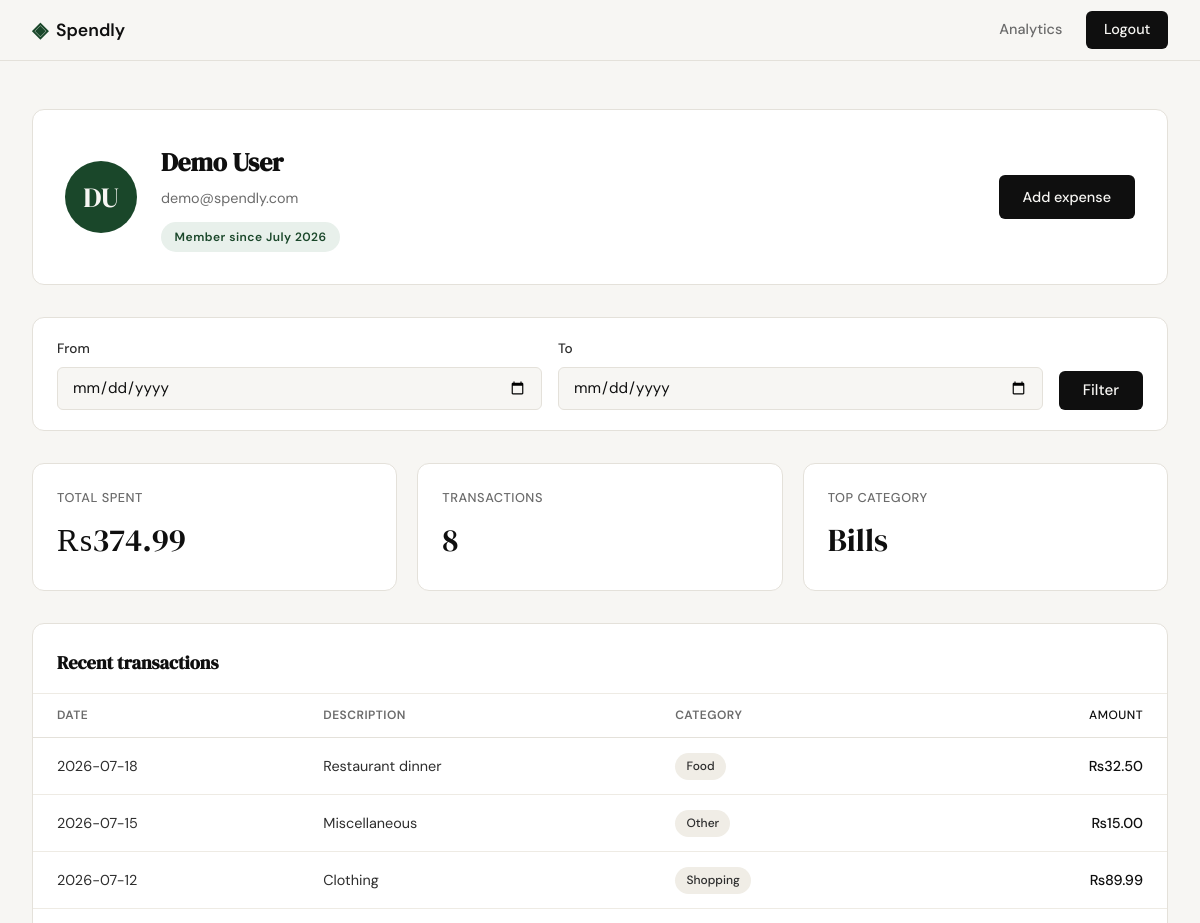
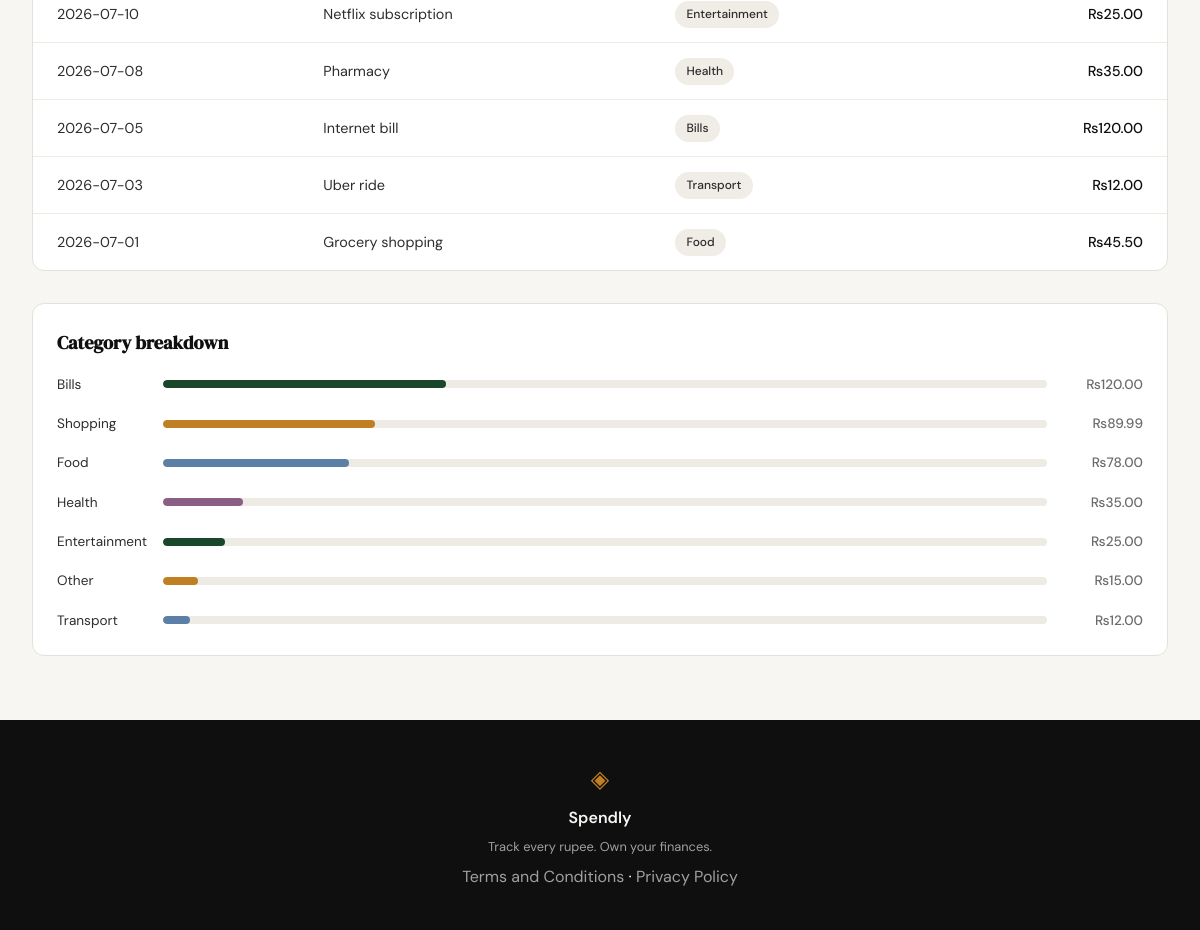
Screenshot of /profile (signed in) with the database file from the repository (2 pictures, top to bottom).
### tables this page shows
CREATE TABLE users (
            id           INTEGER PRIMARY KEY AUTOINCREMENT,
            name         TEXT    NOT NULL,
            email        TEXT    UNIQUE NOT NULL,
            password_hash TEXT   NOT NULL,
            created_at   TEXT    DEFAULT (datetime('now'))
        );

CREATE TABLE expenses (
            id          INTEGER PRIMARY KEY AUTOINCREMENT,
            user_id     INTEGER NOT NULL REFERENCES users(id),
            amount      REAL    NOT NULL,
            category    TEXT    NOT NULL,
            date        TEXT    NOT NULL,
            description TEXT,
            created_at  TEXT    DEFAULT (datetime('now'))
        );

### app.py (the view)
@app.route("/profile")
def profile():
    if not session.get("user_id"):
        return redirect(url_for("login"))
    user_id = session["user_id"]
    start_date, end_date = _parse_date_filter(request.args)
    profile_user = get_user_by_id(user_id)
    user = {
        "name": profile_user["name"],
        "email": profile_user["email"],
        "initials": _initials(profile_user["name"]),
        "member_since": profile_user["member_since"],
    }
    stats = get_summary_stats(user_id, start_date=start_date, end_date=end_date)
    transactions = get_recent_transactions(user_id, start_date=start_date, end_date=end_date)
    breakdown = get_category_breakdown(user_id, start_date=start_date, end_date=end_date)
    categories = [
        {"name": c["name"], "total": c["amount"], "percent": c["pct"]}
        for c in breakdown
    ]
    return render_template(
        "profile.html",
        user=user,
        stats=stats,
        transactions=transactions,
        categories=categories,
        start_date=start_date,
        end_date=end_date,
    )

### app.py (called while the page is built, shortened)
def _initials(name):
    parts = [p for p in name.strip().split() if p]
    if not parts:
        return "?"
    if len(parts) == 1:
        return parts[0][:2].upper()
    return (parts[0][0] + parts[-1][0]).upper()

def _parse_date_filter(args):
    start_raw = args.get("start_date", "").strip()
    end_raw = args.get("end_date", "").strip()
    if not start_raw or not end_raw:
        return None, None

### database/db.py (called while the page is built)
def get_db():
    db_path = os.environ.get("SPENDLY_DB_PATH", "spendly.db")
    conn = sqlite3.connect(db_path)
    conn.row_factory = sqlite3.Row
    conn.execute("PRAGMA foreign_keys = ON")
    return conn

### database/queries.py (called while the page is built)
def _format_member_since(created_at):
    dt = datetime.strptime(created_at.split(".")[0], "%Y-%m-%d %H:%M:%S")
    return dt.strftime("%B %Y")

def _build_date_where(user_id, start_date, end_date):
    where = "user_id = ?"
    params = [user_id]
    if start_date and end_date:
        where += " AND date BETWEEN ? AND ?"
        params.append(start_date)
        params.append(end_date)
    return where, tuple(params)

def get_user_by_id(user_id):
    conn = get_db()
    row = conn.execute(
        "SELECT id, name, email, created_at FROM users WHERE id = ?",
        (user_id,),
    ).fetchone()
    conn.close()
    if row is None:
        return None
    return {
        "name": row["name"],
        "email": row["email"],
        "member_since": _format_member_since(row["created_at"]),
    }

def get_summary_stats(user_id, start_date=None, end_date=None):
    conn = get_db()
    where, params = _build_date_where(user_id, start_date, end_date)
    totals = conn.execute(
        "SELECT COALESCE(SUM(amount), 0) AS total_spent, "
        f"COUNT(*) AS transaction_count FROM expenses WHERE {where}",
        params,
    ).fetchone()
    top = conn.execute(
        f"SELECT category FROM expenses WHERE {where} "
        "GROUP BY category ORDER BY SUM(amount) DESC, category ASC LIMIT 1",
        params,
    ).fetchone()
    conn.close()
    transaction_count = totals["transaction_count"]
    return {
        "total_spent": round(totals["total_spent"], 2) if transaction_count else 0,
        "transaction_count": transaction_count,
        "top_category": top["category"] if top else "—",
    }

### templates/profile.html (shortened to what this page needs)
{% extends "base.html" %}
{% block head %}
<link rel="stylesheet" href="{{ url_for('static', filename='css/profile.css') }}">
{% endblock %}
{% block content %}
<section class="profile-section">
    <div class="profile-header-card">
        <div class="profile-avatar">{{ user.initials }}</div>
        <div class="profile-header-info">
            <h1 class="profile-name">{{ user.name }}</h1>
            <p class="profile-email">{{ user.email }}</p>
            <span class="profile-member-since">Member since {{ user.member_since }}</span>
        </div>
        <a href="{{ url_for('add_expense') }}" class="btn-primary">Add expense</a>
    </div>
    <form method="GET" class="profile-filter-card">
        <div class="form-group">
            <label for="start_date">From</label>
            <input type="date" id="start_date" name="start_date"
                   class="form-input" value="{{ start_date or '' }}">
        </div>
        <div class="form-group">
            <label for="end_date">To</label>
            <input type="date" id="end_date" name="end_date"
                   class="form-input" value="{{ end_date or '' }}">
        </div>
        <button type="submit" class="btn-submit profile-filter-submit">Filter</button>
    </form>
    <div class="profile-stats">
        <div class="profile-stat-card">
            <span class="profile-stat-label">Total spent</span>
            <span class="profile-stat-value">₨{{ "%.2f"|format(stats.total_spent) }}</span>
        </div>
        <div class="profile-stat-card">
            <span class="profile-stat-label">Transactions</span>
            <span class="profile-stat-value">{{ stats.transaction_count }}</span>
        </div>
        <div class="profile-stat-card">
            <span class="profile-stat-label">Top category</span>
            <span class="profile-stat-value">{{ stats.top_category }}</span>
        </div>
    </div>
    <div class="profile-table-card">
        <h2 class="profile-card-title">Recent transactions</h2>
        <div class="profile-table-scroll">
            <table class="profile-table">
                <thead>
                    <tr>
                        <th>Date</th>
                        <th>Description</th>
                        <th>Category</th>
                        <th class="profile-col-amount">Amount</th>
                    </tr>
                </thead>
                <tbody>
                    {% for tx in transactions %}
                    <tr>
                        <td>{{ tx.date }}</td>
                        <td>{{ tx.description }}</td>
                        <td><span class="category-badge">{{ tx.category }}</span></td>
                        <td class="profile-col-amount">₨{{ "%.2f"|format(tx.amount) }}</td>
                    </tr>
                    {% endfor %}
                </tbody>
            </table>
        </div>
    </div>
    <div class="profile-table-card">
        <h2 class="profile-card-title">Category breakdown</h2>
        <div class="profile-categories">
            {% for cat in categories %}
            <div class="profile-cat-row">
                <span class="profile-cat-name">{{ cat.name }}</span>
                <div class="profile-cat-track">
                    <div class="profile-cat-bar profile-cat-bar-{{ loop.index0 % 4 + 1 }} profile-cat-w-{{ cat.percent }}"></div>
                </div>
                <span class="profile-cat-amount">₨{{ "%.2f"|format(cat.total) }}</span>
            </div>
            {% endfor %}
        </div>
    </div>
</section>
{% endblock %}

### static/css/style.css (style rules this page uses)
:root { --ink: #0f0f0f; --ink-soft: #2d2d2d; --ink-muted: #6b6b6b; --ink-faint: #a0a0a0; --paper: #f7f6f3; --paper-warm: #f0ede6; --paper-card: #ffffff; --accent: #1a472a; --accent-light: #e8f0eb; --accent-2: #c17f24; --accent-2-light: #fdf3e3; --chart-3: #5b7fa6; --chart-4: #8b5e83; --danger: #c0392b; --danger-light: #fdecea; --border: #e4e1da; --border-soft: #eeebe4; --font-display: 'DM Serif Display', Georgia, serif; --font-body: 'DM Sans', system-ui, sans-serif; --max-width: 1200px; --auth-width: 440px; --radius-sm: 6px; --radius-md: 12px; --radius-lg: 20px; }
*, *::before, *::after { box-sizing: border-box; margin: 0; padding: 0; }
html { font-size: 16px; scroll-behavior: smooth; }
body { background: var(--paper); color: var(--ink); font-family: var(--font-body); font-size: 1rem; line-height: 1.6; -webkit-font-smoothing: antialiased; }
a { color: inherit; text-decoration: none; }
.btn-primary { display: inline-block; background: var(--ink); color: var(--paper); padding: 0.65rem 1.5rem; border-radius: var(--radius-sm); font-family: var(--font-body); font-size: 0.9rem; font-weight: 500; cursor: pointer; border: none; transition: background 0.2s; text-decoration: none; }
.form-group { margin-bottom: 1.25rem; }
.form-group label { display: block; font-size: 0.85rem; font-weight: 500; color: var(--ink-soft); margin-bottom: 0.4rem; }
.form-input { width: 100%; padding: 0.6rem 0.875rem; border: 1px solid var(--border); border-radius: var(--radius-sm); font-family: var(--font-body); font-size: 0.95rem; color: var(--ink); background: var(--paper); outline: none; transition: border-color 0.2s; }
.form-input::placeholder { color: var(--ink-faint); }
.btn-submit { width: 100%; padding: 0.7rem; background: var(--ink); color: var(--paper); border: none; border-radius: var(--radius-sm); font-family: var(--font-body); font-size: 0.95rem; font-weight: 500; cursor: pointer; transition: background 0.2s; margin-top: 0.5rem; }

### rows the page displays
users: name "Demo User", email "demo@spendly.com"
expenses: top_category "Bills", date "2026-07-05", description "Internet bill", category "Bills", amount "120.00", name "Bills", total "120.00"
expenses: date "2026-07-18", description "Restaurant dinner", category "Food", amount "32.50"
expenses: date "2026-07-15", description "Miscellaneous", category "Other", amount "15.00", name "Other", total "15.00"
expenses: date "2026-07-12", description "Clothing", category "Shopping", amount "89.99", name "Shopping", total "89.99"
expenses: date "2026-07-10", description "Netflix subscription", category "Entertainment", amount "25.00", name "Entertainment", total "25.00"
expenses: date "2026-07-08", description "Pharmacy", category "Health", amount "35.00", name "Health", total "35.00"
expenses: date "2026-07-03", description "Uber ride", category "Transport", amount "12.00", name "Transport", total "12.00"
expenses: date "2026-07-01", description "Grocery shopping", category "Food", amount "45.50"

### other values shown
{{ user.initials }} "DU"
{{ user.member_since }} "July 2026"
{{ "%.2f"|format(stats.total_spent) }} "374.99"
{{ stats.transaction_count }} "8"
{{ cat.name }} "Food"
{{ "%.2f"|format(cat.total) }} "78.00"
